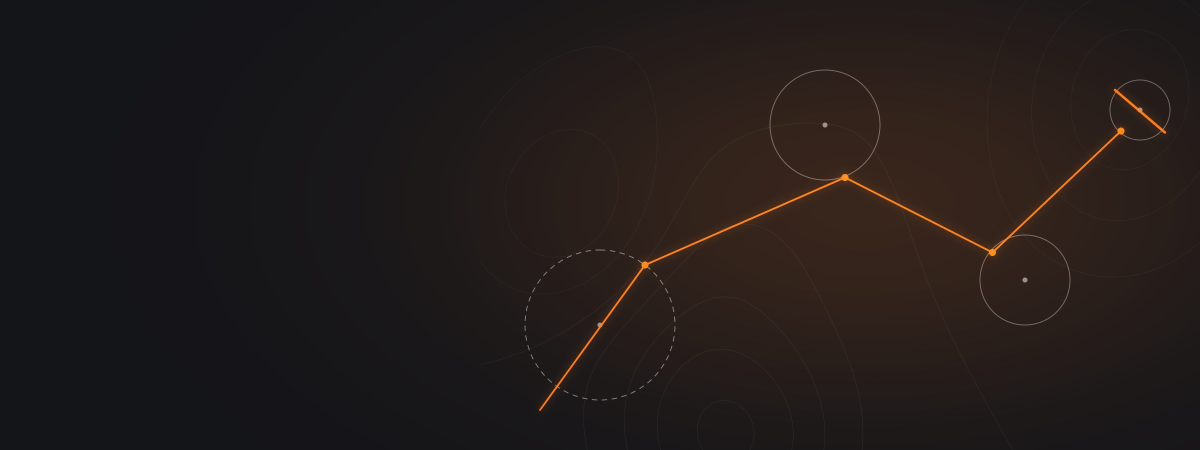
#> input picture assets/images/kb-competitions.jpg, 2400 x 900 px (shown at 1/2 size)
$ python -i grade.py   (imports and definitions only)
#> lines starting #> are read from the running program, lines starting #| are printed output that depends on the picture
#> further down, picture is the input picture: shape (900, 2400, 3); mean B, G, R 25.9, 27.3, 33.9
# The site's grade for the new Kenya photos: haze cut, deeper blacks, a little warmer and richer, soft vignette.
import os
import cv2, numpy as np, sys
# [1 line that did not run here, left out]
def grade(bgr, haze=0.5, warm=1.0):
#> called with haze = 0.5, warm = 1
    f=bgr.astype(np.float32)/255
    # black point per channel (cuts the blue haze), white point overall
    lo=np.percentile(f.reshape(-1,3),0.4,axis=0)*haze*1.6
#> lo = [0.0659, 0.0627, 0.0627]
    hi=np.percentile(f,99.7)
#> hi = 0.427
    f=np.clip((f-lo)/(hi-lo),0,1)
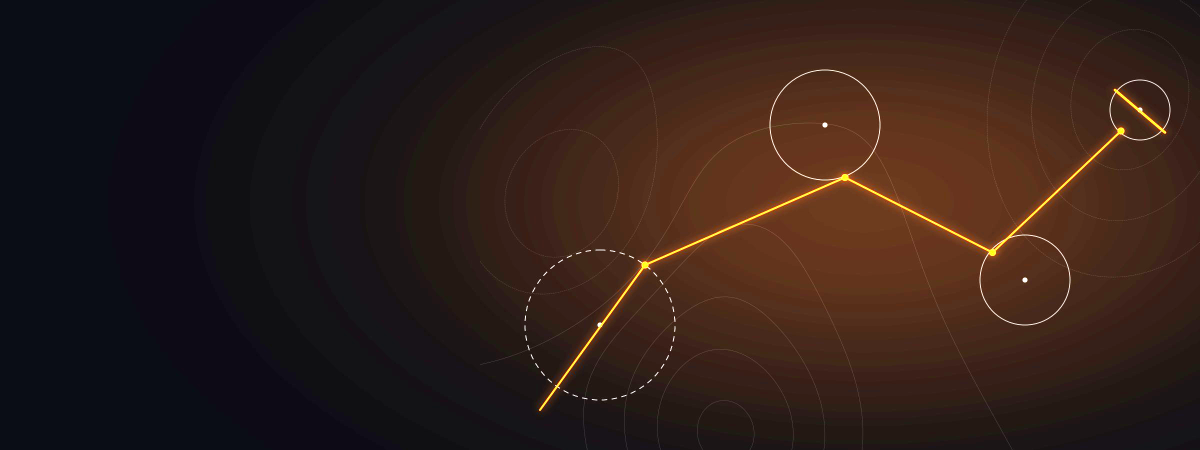
#> f: shape (900, 2400, 3) float64 (shown at 1/2 size); mean B, G, R 0.0988, 0.12, 0.188
#> (the run stopped early here; a loop or call above may not have finished)

$ run again, on assets/images/kb-fm-thermal-1.jpg
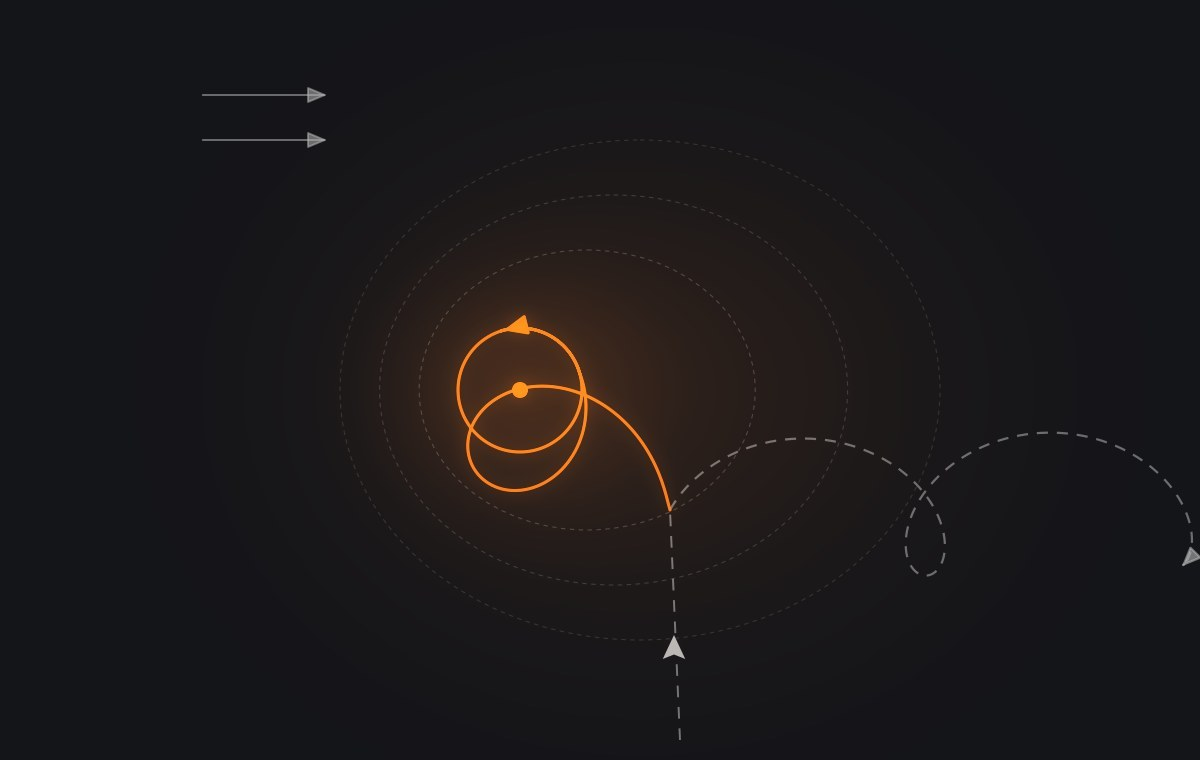
#> input picture assets/images/kb-fm-thermal-1.jpg, 1200 x 760 px
#> picture is the input picture: shape (760, 1200, 3); mean B, G, R 25.6, 24.1, 26.9
#> lo = [0.0565, 0.0627, 0.0627]
#> hi = 0.475
#> in grade, `f=np.clip((f-lo)/(hi-lo),0,1)`:
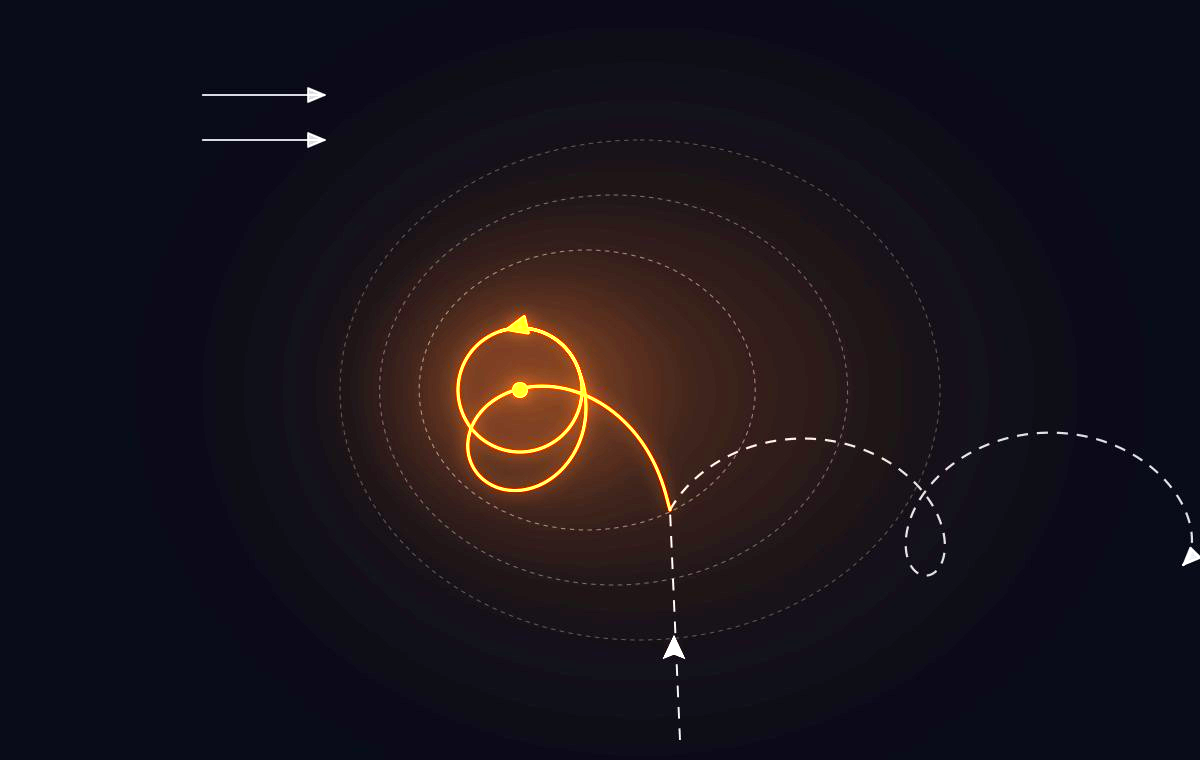
#> f: shape (760, 1200, 3) float64; mean B, G, R 0.105, 0.0768, 0.0999

$ run again, on assets/images/kb-fm-thermal-2.jpg
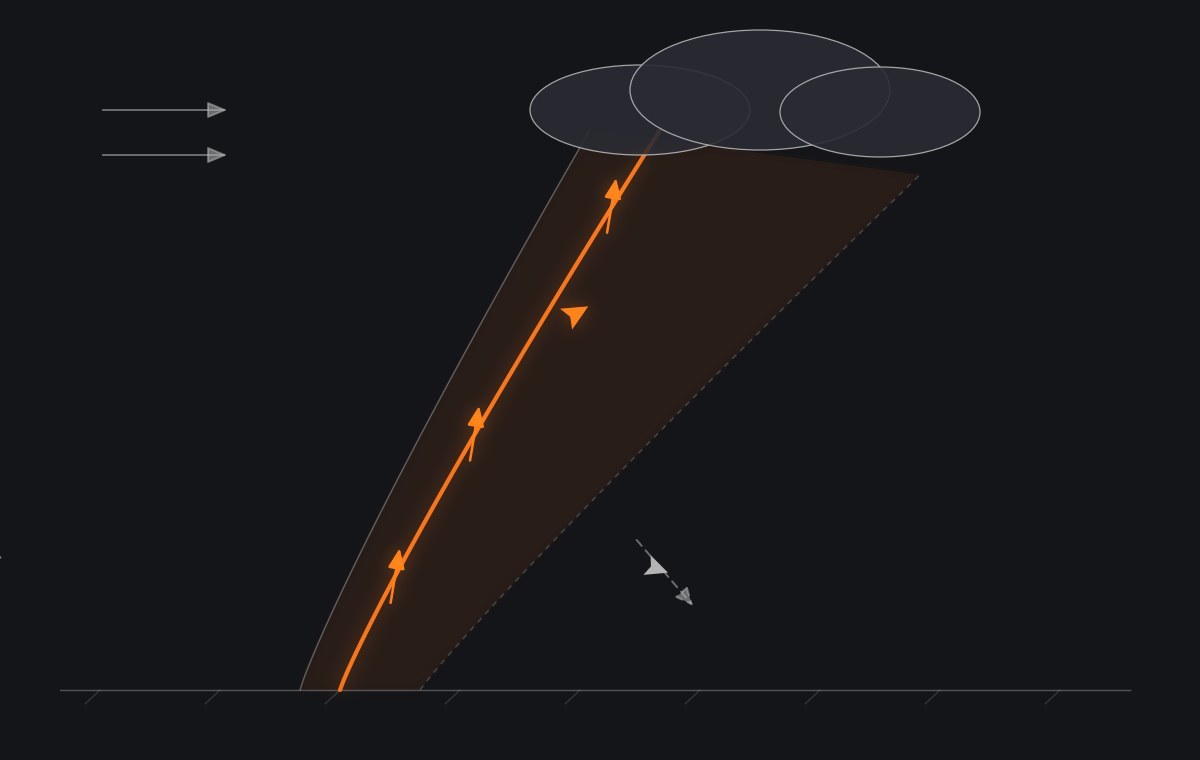
#> input picture assets/images/kb-fm-thermal-2.jpg, 1200 x 760 px
#> picture is the input picture: shape (760, 1200, 3); mean B, G, R 26.4, 24, 25.4
#> lo = [0.0533, 0.0596, 0.0565]
#> hi = 0.522
#> in grade, `f=np.clip((f-lo)/(hi-lo),0,1)`:
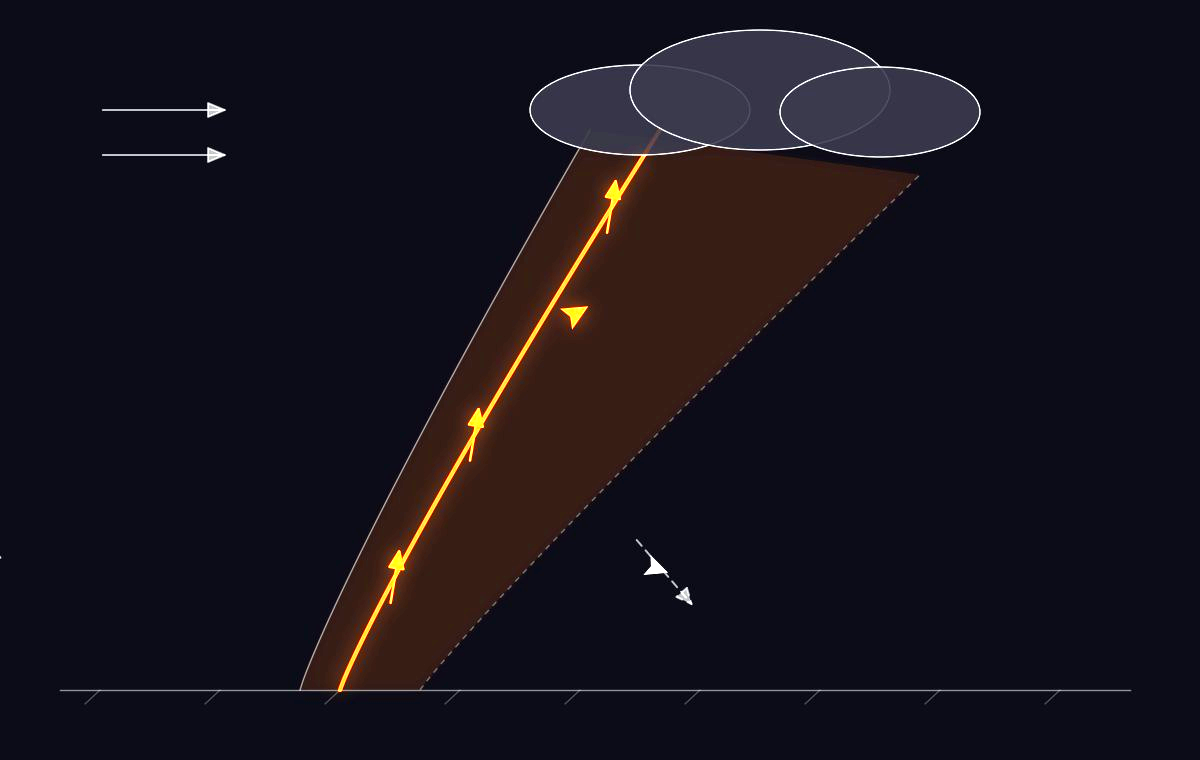
#> f: shape (760, 1200, 3) float64; mean B, G, R 0.107, 0.0747, 0.0893
